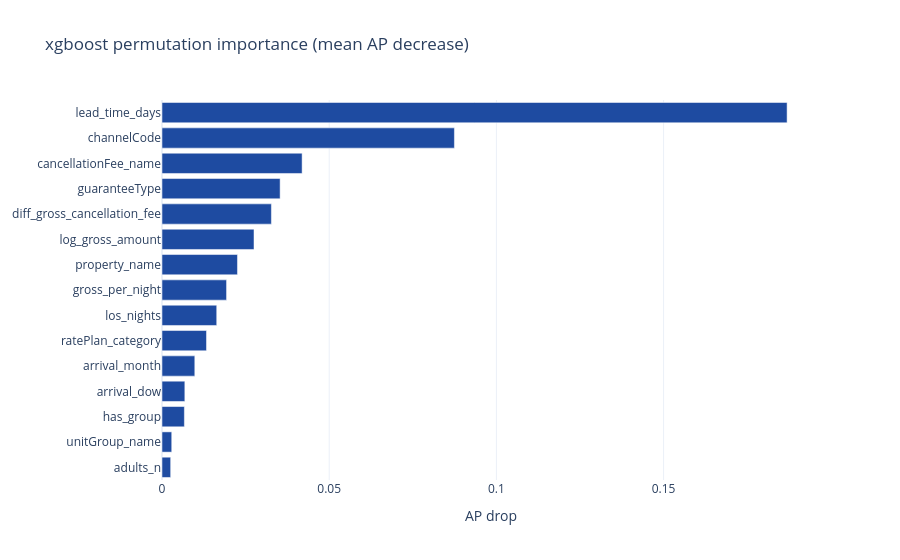
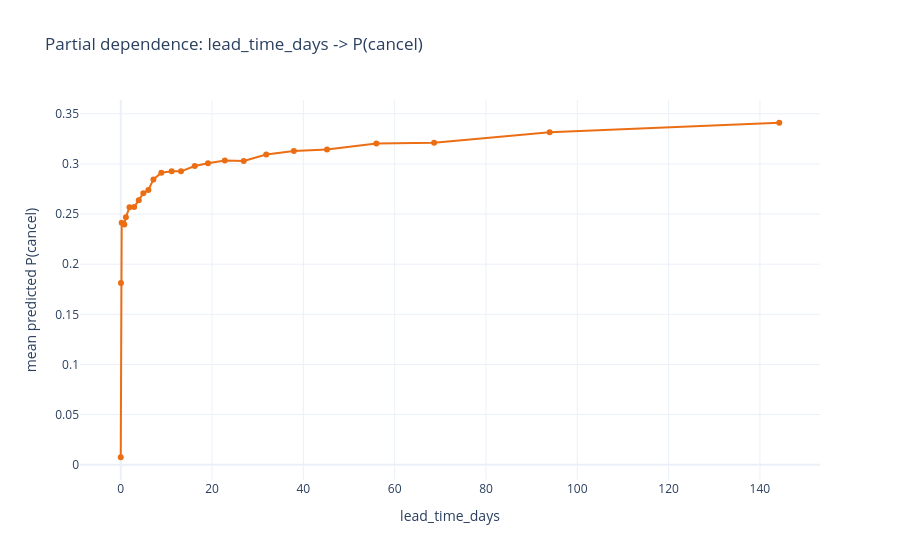

Source (notebook cell) for these figures, in order:
### Markdown cell above
## 5 - Explainability (XAI)

Model-agnostic **permutation importance** (AP drop) on the deployed calibrated
pipeline, plus a partial-dependence curve for the strongest numeric driver.

### Code cell
model = sc.load_model(MODEL)
df = WF.add_outcome_known_date(clean)
X = df[NUM + CAT]; y = pd.to_numeric(df["status"], errors="coerce").astype(int)
samp = X.sample(n=min(5000, len(X)), random_state=RANDOM_STATE)
pi = permutation_importance(model, samp, y.loc[samp.index],
                            scoring="average_precision", n_repeats=5, random_state=RANDOM_STATE)
imp = (pd.DataFrame({"feature": NUM + CAT, "importance": pi.importances_mean})
         .sort_values("importance", ascending=False))
top = imp.head(15)
fig = go.Figure(go.Bar(x=top["importance"][::-1], y=top["feature"][::-1],
                       orientation="h", marker_color=BRAND["blue"]))
fig.update_layout(title=f"{MODEL} permutation importance (mean AP decrease)", xaxis_title="AP drop")
fig.show()

# Partial dependence for the strongest NUMERIC feature.
top_num = next((f for f in imp["feature"] if f in NUM), NUM[0])
qs = np.quantile(pd.to_numeric(samp[top_num], errors="coerce").dropna(), np.linspace(0.02, 0.98, 25))
base = samp.copy(); pdp = []
for v in qs:
    b = base.copy(); b[top_num] = v
    pdp.append(float(model.predict_proba(b)[:, 1].mean()))
fig = go.Figure(go.Scatter(x=qs, y=pdp, mode="lines+markers", line=dict(color=BRAND["orange"])))
fig.update_layout(title=f"Partial dependence: {top_num} -> P(cancel)",
                  xaxis_title=top_num, yaxis_title="mean predicted P(cancel)")
fig.show()

### Figure 1 — Plotly figure (JSON) as saved in the notebook; plotly's stock layout.template omitted (floating-point values rounded to 4 significant figures)
{"data": [{"marker": {"color": "#1E4BA1"}, "orientation": "h", "type": "bar", "x": [0.00259, 0.00291, 0.006692, 0.006831, 0.00981, 0.0133, 0.01636, 0.01931, 0.02257, 0.02751, 0.03272, 0.03533, 0.0419, 0.08745, 0.1869], "y": ["adults_n", "unitGroup_name", "has_group", "arrival_dow", "arrival_month", "ratePlan_category", "los_nights", "gross_per_night", "property_name", "log_gross_amount", "diff_gross_cancellation_fee", "guaranteeType", "cancellationFee_name", "channelCode", "lead_time_days"]}], "layout": {"title": {"text": "xgboost permutation importance (mean AP decrease)"}, "xaxis": {"title": {"text": "AP drop"}}}}

### Figure 2 — Plotly figure (JSON) as saved in the notebook; plotly's stock layout.template omitted (floating-point values rounded to 4 significant figures)
{"data": [{"line": {"color": "#EB6E14"}, "mode": "lines+markers", "type": "scatter", "x": [0.0, 0.04538, 0.2083, 0.7806, 1.123, 1.914, 2.94, 3.949, 4.941, 6.052, 7.155, 8.891, 11.15, 13.2, 16.21, 19.11, 22.8, 26.94, 31.87, 37.92, 45.17, 55.98, 68.63, 93.94, 144.2], "y": [0.00747, 0.1814, 0.2413, 0.2395, 0.2467, 0.2569, 0.257, 0.2639, 0.2707, 0.274, 0.2845, 0.2913, 0.2927, 0.2926, 0.2979, 0.3008, 0.3034, 0.303, 0.3094, 0.3129, 0.3144, 0.3204, 0.3212, 0.3315, 0.3411]}], "layout": {"title": {"text": "Partial dependence: lead_time_days -> P(cancel)"}, "xaxis": {"title": {"text": "lead_time_days"}}, "yaxis": {"title": {"text": "mean predicted P(cancel)"}}}}
